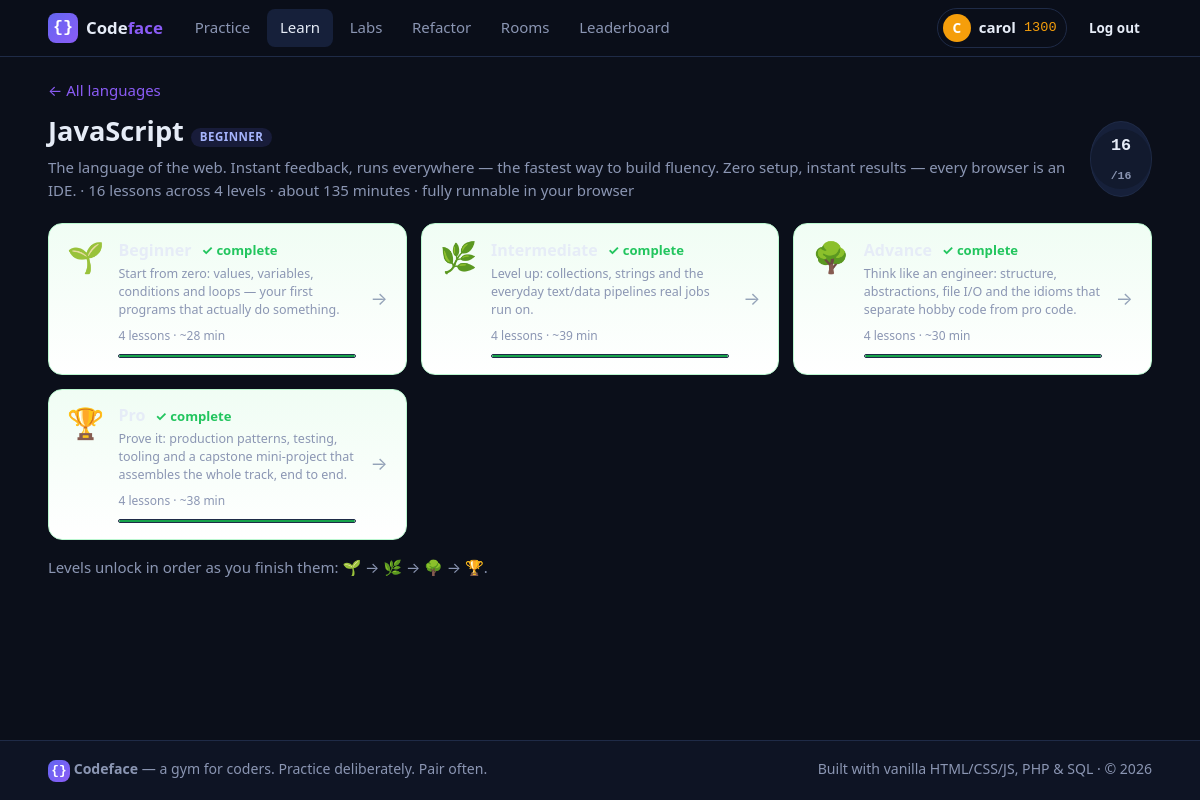
/frontend/learn-track.php?l=javascript (signed in), run on the app's committed database.
### tables this page shows
CREATE TABLE users (
  id            INTEGER PRIMARY KEY AUTOINCREMENT,
  username      TEXT NOT NULL UNIQUE,
  email         TEXT NOT NULL UNIQUE,
  password_hash TEXT NOT NULL,
  display_name  TEXT NOT NULL DEFAULT '',
  bio           TEXT NOT NULL DEFAULT '',
  avatar        TEXT NULL,             -- uploaded profile photo filename (data/avatars/), NULL = initials
  avatar_color  TEXT NOT NULL DEFAULT '#6366f1',
  rating        INTEGER NOT NULL DEFAULT 1200,
  is_admin      INTEGER NOT NULL DEFAULT 0,
  created_at    TEXT NOT NULL DEFAULT (datetime('now')),
  last_seen     TEXT
);

### backend/lib/auth.php (called while the page is built, shortened)
<?php
function current_user(): ?array {
    static $loaded = false, $user = null;
    if ($loaded) return $user;
    $loaded = true;
    $user = db_one(
        'SELECT id, username, email, display_name, bio, avatar, avatar_color, rating, is_admin, created_at, last_seen
         FROM users WHERE id = ?',
        [(int)$_SESSION['uid']]
    );
    return $user;
}

### backend/config/config.php (called while the page is built)
<?php
return [
    'app' => [
        'name'    => 'Codeface',
        'tagline' => 'A gym for coders',
    ],
    'db' => [
        'driver'      => getenv('CODEFACE_DB_DRIVER') ?: 'sqlite',
        'sqlite_path' => getenv('CODEFACE_SQLITE') ?: __DIR__ . '/../../database/data/codeface.sqlite',
        'mysql'       => [
            'host'    => getenv('CODEFACE_DB_HOST') ?: '127.0.0.1',
            'port'    => getenv('CODEFACE_DB_PORT') ?: '3306',
            'name'    => getenv('CODEFACE_DB_NAME') ?: 'codeface',
            'user'    => getenv('CODEFACE_DB_USER') ?: 'root',
            'pass'    => getenv('CODEFACE_DB_PASS') !== false ? getenv('CODEFACE_DB_PASS') : '',
            'charset' => 'utf8mb4',
        ],
    ],
    'sse' => [
        'enabled'     => true,
        'max_seconds' => 50,
        'tick_ms'     => 600,
    ],
];

### backend/lib/bootstrap.php (called while the page is built, shortened)
<?php
$config = require __DIR__ . '/../config/config.php';
require __DIR__ . '/helpers.php';
require __DIR__ . '/db.php';
require __DIR__ . '/auth.php';

### backend/lib/db.php (called while the page is built, shortened)
<?php
function db(): PDO {
    static $pdo = null;
    global $config;
    if ($pdo instanceof PDO) return $pdo;
    require_once __DIR__ . '/content_seed.php';
    $cfg    = $config['db'];
    $driver = $cfg['driver'];
    if ($driver === 'mysql') {
        $m = $cfg['mysql'];
        $pdo = new PDO(
            "mysql:host={$m['host']};port={$m['port']};charset={$m['charset']}",
            $m['user'],
            $m['pass'],
            [
                PDO::ATTR_ERRMODE            => PDO::ERRMODE_EXCEPTION,
                PDO::ATTR_DEFAULT_FETCH_MODE => PDO::FETCH_ASSOC,
                PDO::ATTR_EMULATE_PREPARES   => false,
            ]
        );
        $dbName = preg_replace('/[^A-Za-z0-9_]/', '', (string)($m['name'] ?? 'codeface')) ?: 'codeface';
        $pdo->exec("CREATE DATABASE IF NOT EXISTS `{$dbName}` CHARACTER SET utf8mb4 COLLATE utf8mb4_unicode_ci");
        $pdo->exec("USE `{$dbName}`");
        $hasUsers = (bool)$pdo->query("SHOW TABLES LIKE 'users'")->fetch();
        if (!$hasUsers) {
            db_run_sql_file($pdo, __DIR__ . '/../../database/schema.mysql.sql');
            seed_database($pdo);
        } else {
            seed_database_if_empty($pdo);
        }
    } else {
        $path  = $cfg['sqlite_path'];
        $fresh = !file_exists($path) || filesize($path) === 0;
        $pdo = new PDO('sqlite:' . $path, null, null, [
            PDO::ATTR_ERRMODE            => PDO::ERRMODE_EXCEPTION,
            PDO::ATTR_DEFAULT_FETCH_MODE => PDO::FETCH_ASSOC,
        ]);
        $pdo->exec('PRAGMA journal_mode = WAL');
        $pdo->exec('PRAGMA foreign_keys = ON');
    }
    cf_migrate_and_seed($pdo);
    return $pdo;
}
function db_one(string $sql, array $params = []): ?array {
    $st = db()->prepare($sql);
    $st->execute($params);
    $row = $st->fetch();
    return $row === false ? null : $row;
}

### backend/lib/content_seed.php (called while the page is built, shortened)
<?php
function cf_meta_get(PDO $pdo, string $key): ?string {
    try {
        $row = $pdo->prepare('SELECT value FROM meta WHERE `key` = ?');
        $row->execute([$key]);
        $r = $row->fetch();
        return $r ? (string)$r['value'] : null;
    } catch (Throwable $e) {
        return null;
    }
}
function cf_migrate_and_seed(PDO $pdo): void {
    if ((int)(cf_meta_get($pdo, 'schema_version') ?? '0') >= CF_SCHEMA_VERSION) return;
}

### backend/lib/helpers.php (the view, shortened to what this page needs)
<?php
function e(?string $s): string {
    return htmlspecialchars((string)$s, ENT_QUOTES, 'UTF-8');
}
function cf_avatar_file(?string $avatar): ?string {
    if (!$avatar) return null;
    $f = __DIR__ . '/../../database/data/avatars/' . basename($avatar);
    return is_file($f) ? $f : null;
}
function cf_avatar_url(array $user): ?string {
    $f = cf_avatar_file($user['avatar'] ?? null);
    if (!$f) return null;
    return 'avatar.php?id=' . (int)$user['id'] . '&v=' . filemtime($f);
}
function cf_avatar_html(array $user, string $cls = 'avatar'): string {
    $url = cf_avatar_url($user);
    return '<span class="' . e($cls) . '" style="background:' . e($user['avatar_color'] ?? '#6366f1') . '">'
         . e(strtoupper(substr((string)$user['username'], 0, 1))) . '</span>';
}

### backend/partials/header.php (shortened to what this page needs)
<?php
$active = $active ?? '';
$navUser = current_user();
function nav_link(string $href, string $key, string $label): void {
    global $active;
    $cls = $active === $key ? ' class="active"' : '';
    echo '<a href="' . e($href) . '"' . $cls . '>' . e($label) . '</a>';
}
?>
<body>
<header class="topnav">
  <div class="container nav-inner">
    <a class="brand" href="index.php">
      <span class="brand-mark">{}</span>
      <span class="brand-name">Code<span>face</span></span>
    </a>
    <nav class="nav-links" id="navLinks">
      <?php nav_link('problems.php', 'problems', 'Practice'); ?>
    </nav>
    <div class="nav-user">
      <?php if ($navUser): ?>
        <a class="user-chip" href="profile.php?u=<?= urlencode($navUser['username']) ?>" title="Your profile">
          <?= cf_avatar_html($navUser, 'avatar') ?>
          <span class="user-chip-name"><?= e($navUser['username']) ?></span>
          <span class="user-chip-rating" title="Rating"><?= (int)$navUser['rating'] ?></span>
        </a>
        <a class="btn btn-ghost btn-sm" href="logout.php">Log out</a>
      <?php else: ?>
        <a class="btn btn-ghost btn-sm" href="login.php">Log in</a>
        <a class="btn btn-primary btn-sm" href="register.php">Get started</a>
      <?php endif; ?>
    </div>
  </div>
</header>
<main class="page">

### frontend/assets/css/app.css (style rules this page uses)
:root { --bg: #0b0f1a; --bg-2: #0e1424; --panel: #121a2e; --panel-2: #16203a; --border: #1f2b47; --border-2: #2a3a5f; --text: #e6ecf7; --muted: #8b96b3; --accent: #6366f1; --accent-2: #8b5cf6; --green: #22c55e; --red: #ef4444; --amber: #f59e0b; --cyan: #06b6d4; --mono: ui-monospace, SFMono-Regular, Menlo, Consolas, "Liberation Mono", monospace; --radius: 10px; --radius-lg: 14px; --shadow: 0 8px 30px rgba(2, 6, 18, .45); }
* { box-sizing: border-box; }
html, body { margin: 0; padding: 0; }
html { color-scheme: dark; }
body { background: var(--bg); color: var(--text); font: 15px/1.55 system-ui, -apple-system, "Segoe UI", Roboto, sans-serif; -webkit-font-smoothing: antialiased; display: flex; flex-direction: column; min-height: 100vh; }
a { color: var(--accent-2); text-decoration: none; }
.container { width: min(1120px, 92vw); margin: 0 auto; }
.page { flex: 1; padding: 1.4rem 0 2.4rem; }
.topnav { position: sticky; top: 0; z-index: 50; background: rgba(11, 15, 26, .85); backdrop-filter: blur(10px); border-bottom: 1px solid var(--border); }
.nav-inner { display: flex; align-items: center; gap: 1.2rem; height: 56px; }
.brand { display: flex; align-items: center; gap: .5rem; color: var(--text); font-weight: 700; font-size: 1.05rem; }
.brand-mark { display: inline-grid; place-items: center; width: 30px; height: 30px; border-radius: 8px; background: linear-gradient(135deg, var(--accent), var(--accent-2)); color: #fff; font-family: var(--mono); font-weight: 700; }
.brand-name span { color: var(--accent-2); }
.nav-links { display: flex; gap: .25rem; flex: 1; }
.nav-links a { color: var(--muted); padding: .45rem .8rem; border-radius: 8px; font-weight: 500; }
.nav-links a.active { color: var(--text); background: var(--panel-2); }
.nav-user { display: flex; align-items: center; gap: .6rem; }
.user-chip { display: flex; align-items: center; gap: .5rem; padding: .3rem .6rem .3rem .3rem; border: 1px solid var(--border); border-radius: 999px; color: var(--text); }
.user-chip-name { font-weight: 600; }
.user-chip-rating { font-family: var(--mono); color: var(--amber); font-size: .85rem; }
.avatar { display: inline-grid; place-items: center; flex: none; width: 28px; height: 28px; border-radius: 50%; color: #fff; font-weight: 700; font-size: .85rem; }
.btn { display: inline-flex; align-items: center; justify-content: center; gap: .4rem; padding: .5rem 1rem; border-radius: 9px; border: 1px solid transparent; font: 600 .92rem/1.2 system-ui, sans-serif; cursor: pointer; color: var(--text); background: var(--panel-2); transition: filter .15s, background .15s, border-color .15s; }
.btn-ghost { background: transparent; }
.btn-sm { padding: .34rem .7rem; font-size: .84rem; border-radius: 7px; }

### data on the page
users: username "C", username "carol", rating "1300"

### other printed values
$label "Practice Learn Labs Refactor Rooms Leaderboard"
$meta['name'] "JavaScript"
$card['level'] "BEGINNER"
$meta['blurb'] "The language of the web. Instant feedback, runs everywhere — the fastest way to build fluency."
$card['hook'] "Zero setup, instant results — every browser is an IDE."
count($lessons) "16"
$totalMin "135"
$doneCount "16"
$lv['icon'] "🌱"
$lv['blurb'] "Start from zero: values, variables, conditions and loops — your first programs that actually do something."
$st['total'] "4"
$st['mins'] "28"
$lv['icon'] "🌿"
$lv['blurb'] "Level up: collections, strings and the everyday text/data pipelines real jobs run on."
$st['mins'] "39"
